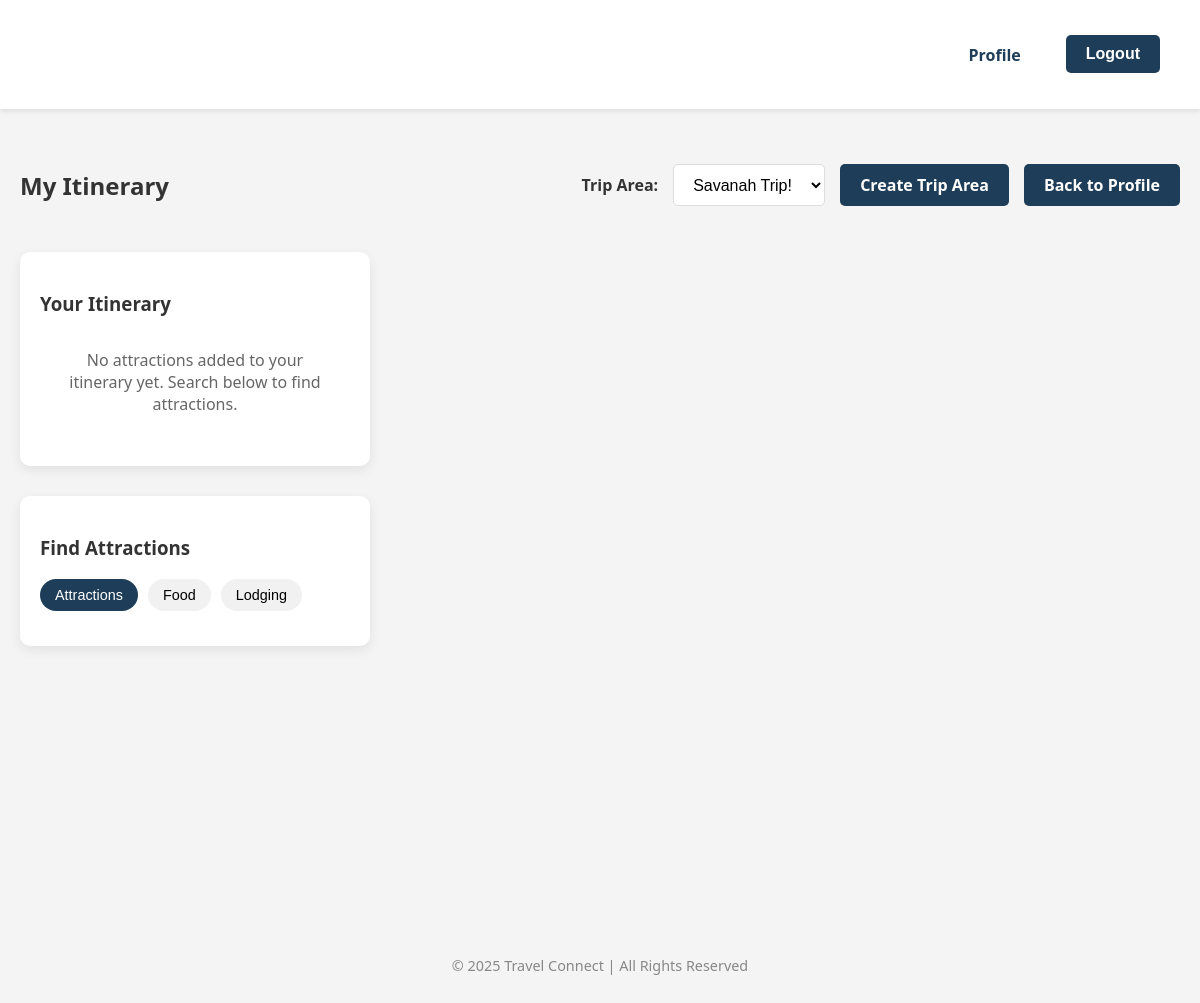
The page /itineraries/ (signed in) on the database as committed earlier.
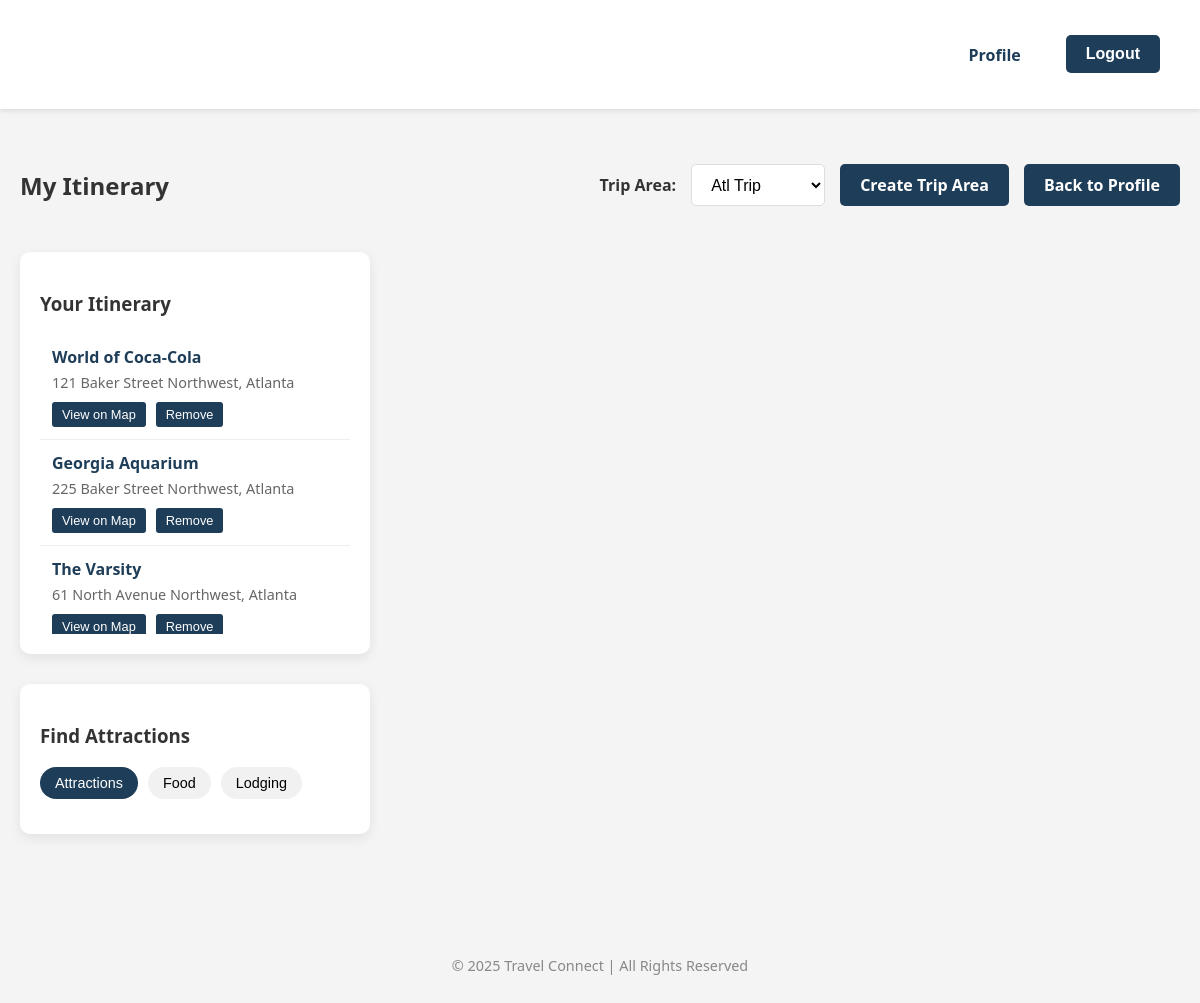
The same page on the database as committed later.
### pages/models.py (models this page shows, shortened)
class ItineraryItem(models.Model):
    trip_area = models.ForeignKey(TripArea, on_delete=models.CASCADE, related_name='itinerary_items')
    place_id = models.CharField(max_length=255)
    name = models.CharField(max_length=255)
    address = models.CharField(max_length=255)
    photo_reference = models.CharField(max_length=500, null=True, blank=True)
    types = models.CharField(max_length=255, blank=True)
    latitude = models.FloatField()
    longitude = models.FloatField()
    created_at = models.DateTimeField(auto_now_add=True)
    notes = models.TextField(blank=True)
    order = models.IntegerField(default=0)
    class Meta:
        ordering = ['order', 'created_at']

### pages/views.py (the view)
# urls.py: path('itineraries/', views.itineraries_view, name='itineraries'),
@login_required
def itineraries_view(request):
    api_key = 'AIzaSyCIGrBb--vJ9luPpJjnwUDfp92ER04umMI'
    trip_area_id = request.GET.get('trip_area')
    user_trip_areas = TripArea.objects.filter(user=request.user)
    if trip_area_id:
        selected_trip_area = get_object_or_404(TripArea, id=trip_area_id, user=request.user)
    elif user_trip_areas.exists():
        selected_trip_area = user_trip_areas.first()
    else:
        selected_trip_area = None
    itinerary_items = []
    if selected_trip_area:
        itinerary_items = ItineraryItem.objects.filter(trip_area=selected_trip_area)
    context = {
        'api_key': api_key,
        'trip_areas': user_trip_areas,
        'selected_trip_area': selected_trip_area,
        'itinerary_items': itinerary_items,
    }
    return render(request, 'pages/itineraries.html', context)

### pages/templates/pages/itineraries.html (shortened to what this page needs)
{% extends 'pages/base.html' %}
{% load static %}
{% block content %}
<div class="itinerary-container">
    <div class="itinerary-header">
        <h2>My Itinerary</h2>
        <div class="trip-area-selector">
            <label for="trip-area">Trip Area:</label>
            <select id="trip-area" onchange="location.href='?trip_area=' + this.value">
                {% for area in trip_areas %}
                    <option value="{{ area.id }}" {% if selected_trip_area.id == area.id %}selected{% endif %}>
                        {{ area.name }}
                    </option>
                {% endfor %}
            </select>
            <a href="{% url 'map_ui' %}" class="btn">Create Trip Area</a>
            <a href="{% url 'profile' %}" class="btn">Back to Profile</a>
        </div>
    </div>
    {% if selected_trip_area %}
    <div class="itinerary-content">
        <div class="itinerary-sidebar">
            <div class="itinerary-section">
                <h3>Your Itinerary</h3>
                {% if itinerary_items %}
                <ul id="itinerary-list" class="itinerary-items">
                    {% for item in itinerary_items %}
                    <li id="itinerary-item-{{ item.id }}" data-id="{{ item.id }}" class="itinerary-item">
                        <div class="item-content">
                            <h4>{{ item.name }}</h4>
                            <p>{{ item.address }}</p>
                            <div class="item-actions">
                                <button class="btn-small view-on-map" data-lat="{{ item.latitude }}" data-lng="{{ item.longitude }}">View on Map</button>
                                <button class="btn-small remove-item" data-id="{{ item.id }}">Remove</button>
                            </div>
                        </div>
                    </li>
                    {% endfor %}
                </ul>
                {% else %}
                <p class="empty-message">No attractions added to your itinerary yet. Search below to find attractions.</p>
                {% endif %}
            </div>
            <div class="search-section">
                <h3>Find Attractions</h3>
                <div class="attraction-filters">
                    <button class="filter-btn active" data-type="tourist_attraction">Attractions</button>
                    <button class="filter-btn" data-type="restaurant">Food</button>
                    <button class="filter-btn" data-type="lodging">Lodging</button>
                </div>
            </div>
        </div>
        <div class="itinerary-map-container">
            <div id="itinerary-map" style="height: 600px; width: 100%;"></div>
        </div>
    </div>
    {% else %}
    <div class="no-trip-area">
        <p>You haven't created any trip areas yet. Create one to start planning your itinerary.</p>
        <a href="{% url 'map_ui' %}" class="btn">Create Trip Area</a>
    </div>
    {% endif %}
</div>
{% endblock %}

Rows that differ between the two databases and show on the page:
added ItineraryItem: name "World of Coca-Cola", address "121 Baker Street Northwest, Atlanta"
added ItineraryItem: name "Georgia Aquarium", address "225 Baker Street Northwest, Atlanta"
added ItineraryItem: name "The Varsity", address "61 North Avenue Northwest, Atlanta"
Other text that changed with them:
form field value: "Savanah Trip!" → "Atl Trip"
text no longer shown: "No attractions added to your itinerary yet. Search below to find attractions."
